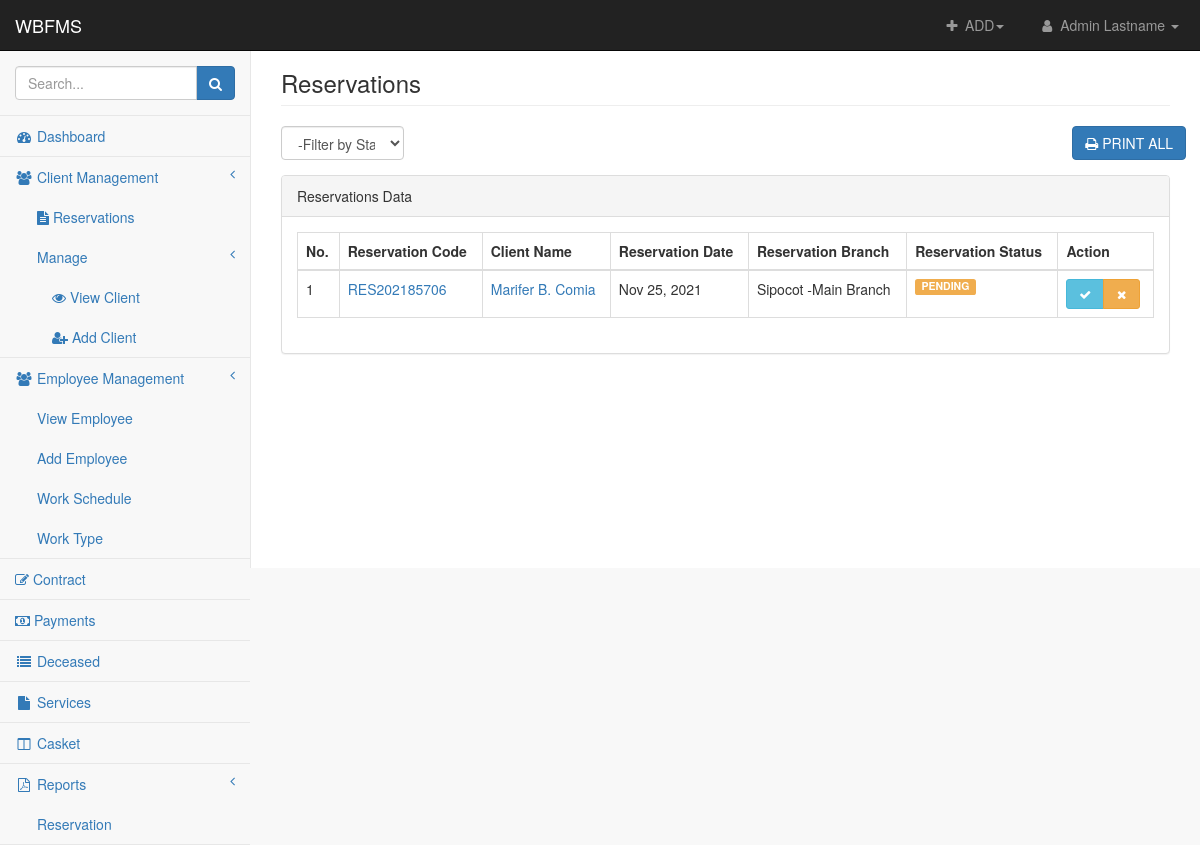
Page /admin/reservations.php (signed in) on the earlier database version.
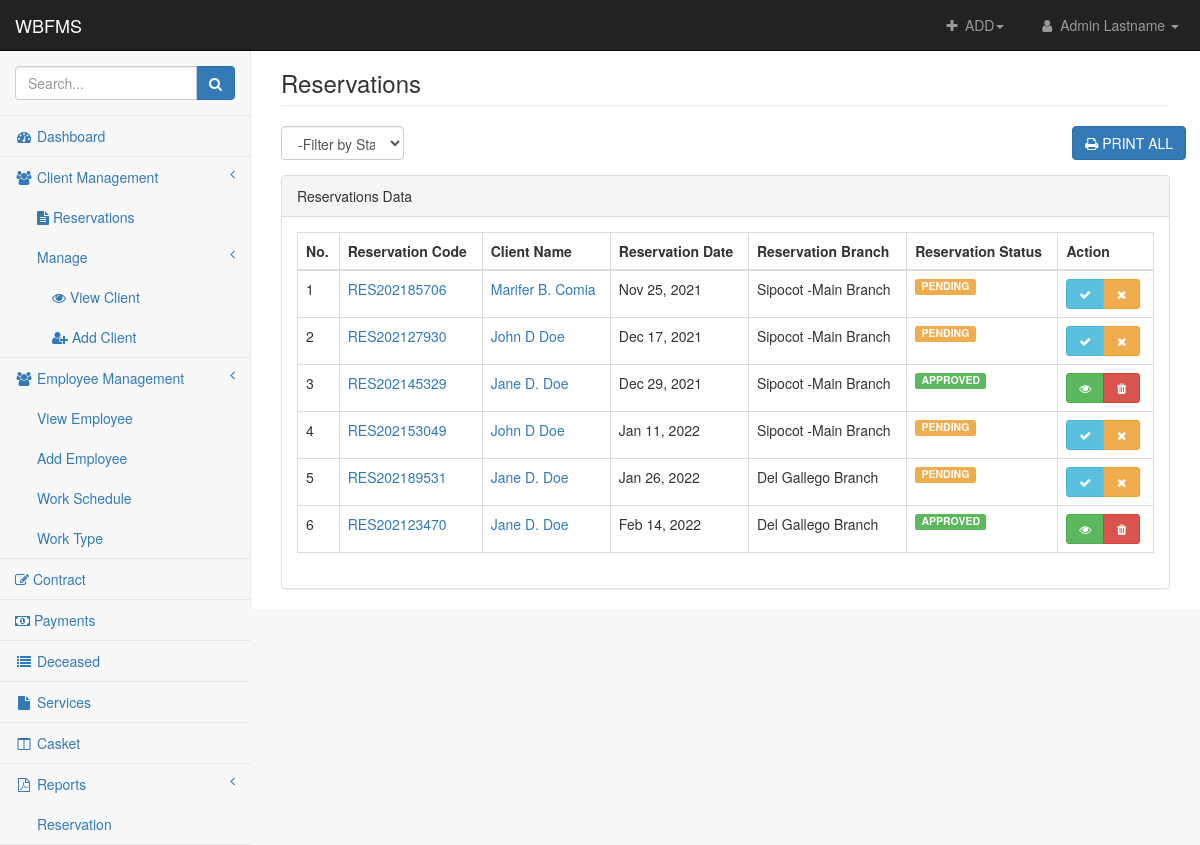
Same page on the later database version.
### tables this page shows
CREATE TABLE `reservation` (
  `reservation_id` int(11) NOT NULL,
  `reservation_code` text NOT NULL,
  `reservation_date` date NOT NULL,
  `relation_to_deceased` varchar(255) NOT NULL,
  `reservation_status` text NOT NULL,
  `branch_id` int(11) NOT NULL,
  `client_id` int(11) NOT NULL,
  `casket_id` int(11) NOT NULL,
  `chapel_id` int(11) NOT NULL
);

CREATE TABLE `client` (
  `client_id` int(11) NOT NULL,
  `client_firstname` text NOT NULL,
  `client_middlename` text NOT NULL,
  `client_lastname` text NOT NULL,
  `client_email` text NOT NULL,
  `client_phone` text NOT NULL,
  `client_username` text NOT NULL,
  `client_password` text NOT NULL,
  `client_application_date` datetime NOT NULL
);

CREATE TABLE `branches` (
  `branch_id` int(11) NOT NULL,
  `branch_name` text NOT NULL,
  `branch_address` text NOT NULL
);

### admin/includes/session.php (called while the page is built, shortened)
<?php
	include 'db-connection.php';
	$sql = "SELECT * FROM admin LEFT JOIN branches ON admin.branch_id = branches.branch_id WHERE admin.admin_id = '".$_SESSION['admin']."' AND branches.branch_id = '".$_SESSION['branch']."'";
	$query = $conn->query($sql);
	$user = $query->fetch_assoc();
?>

### admin/reservations.php (the view, shortened to what this page needs)
<?php include 'includes/header.php' ?>
<body>
<div id="wrapper">
    <?php include 'includes/nav.php' ?>
    <div class="navbar-default sidebar" role="navigation">
        <div class="sidebar-nav navbar-collapse">
            <ul class="nav" id="side-menu">
                <li class="sidebar-search">
                    <div class="input-group custom-search-form">
                        <input type="text" class="form-control" placeholder="Search...">
                        <span class="input-group-btn">
                            <button class="btn btn-primary" type="button">
                                <i class="fa fa-search"></i>
                            </button>
                        </span>
                    </div>
                </li>
                <li>
                    <a href="homepage.php" class=""><i class="fa fa-dashboard fa-fw"></i> Dashboard</a>
                </li>
                <li>
                    <a href="#"><i class="fa fa-users fa-fw"></i> Client Management<span class="fa arrow"></span></a>
                    <ul class="nav nav-second-level">
                        <li>
                            <a href="reservations.php"><i class="fa fa-file-text"></i> Reservations</a>
                        </li>
                        <li>
                            <a href="#">Manage<span class="fa arrow"></span></a>
                            <ul class="nav nav-third-level">
                                <li>
                                    <a href="view-client.php"><i class="fa fa-eye"></i> View Client</a>
                                </li>
                                <li>
                                    <a href="add-client.php"><i class="fa fa-user-plus"></i> Add Client</a>
                                </li>
                            </ul>
                        </li>
                    </ul>
                </li>
                <li>
                    <a href="#"><i class="fa fa-users fa-fw"></i> Employee Management<span class="fa arrow"></span></a>
                    <ul class="nav nav-second-level">
                    <li>
                            <a href="view-employee.php">View Employee</a>
                        </li>
                        <li>
                            <a href="add-employee.php">Add Employee</a>
                        </li>
                        <li>
                            <a href="work-schedule.php">Work Schedule</a>
                        </li>
                        <li>
                            <a href="work-type.php" class="">Work Type</a>
                        </li>
                    </ul>
                </li>
                <li>
                    <a href="contract.php"><i class="fa fa-edit"></i> Contract</a>
                </li>
                <li>
                    <a href="payments.php"><i class="fa fa-money"></i> Payments</a>
                </li>
                <li>
                    <a href="deceased.php" class=""><i class="fa fa-list fa-fw"></i> Deceased</a>
                </li>
                <li>
                    <a href="services.php" class=""><i class="fa fa-file fa-fw"></i> Services</a>
                </li>
                <li>
                    <a href="casket.php" class=""><i class="fa fa-columns fa-fw"></i> Casket</a>
                </li>
                <li>
                    <a href="#"><i class="fa fa-file-pdf-o fa-fw"></i> Reports<span class="fa arrow"></span></a>
                    <ul class="nav nav-second-level">
                        <li>
                            <a href="reservation-report.php">Reservation</a>
                        </li>
                    </ul>
                </li>
            </ul>
        </div>
    </div>
    <div id="page-wrapper">
        <div class="container-fluid">
            <div class="row">
                <div class="col-lg-12">
                    <h3 class="page-header">Reservations</h3>
                </div>
            </div>
            <div class="row">
                <div class="col-md-2">
                    <div class="form-group">
                        <select name="status" id="status" class="form-control">
                             <option value="" disabled selected>-Filter by Status-</option>
                        </select>
                    </div>
                </div>
                <div class="col-md-10 text-right">
                    <div class="row">
                        <div class="col-md-10"></div>
                        <div class="col-md-2">
                            <div class="input-group">
                                <a href="print-res.php" class="btn btn-primary" target="_blank" data-toggle="tooltip" data-placement="top" title="Print all data."><i class="fa fa-print"></i> PRINT ALL</a>
                            </div>
                        </div>
                    </div>
                </div>
            </div>
            <div class="row">
                <div class="col-lg-12">
                    <div class="panel panel-default">
                        <div class="panel-heading">
                            Reservations Data
                        </div>
                        <div class="panel-body">
                            <div class="table-responsive">
                                <table class="table table-bordered table-hover" id="dataTables-example">
                                    <thead>
                                        <th>No.</th>
                                        <th>Reservation Code</th>
                                        <th>Client Name</th>
                                        <th>Reservation Date</th>
                                        <th>Reservation Branch</th>
                                        <th>Reservation Status</th>
                                        <th>Action</th>
                                    </thead>
                                    <tbody>
                                        <?php
                                            $fetch_res = "SELECT * FROM reservation LEFT JOIN client ON client.client_id = reservation.client_id LEFT JOIN branches ON branches.branch_id = reservation.branch_id  ORDER BY reservation.reservation_date, reservation.reservation_status = 'PENDING' ";
                                            $query_res = $conn->query($fetch_res);
                                            $no = 1;
                                            while($row_res = $query_res->fetch_assoc()){ $status = (
                                                $row_res['reservation_status'] == 'APPROVED') ? '<span class="label label-success pull-left">APPROVED</span>':'<span class="label label-warning pull-left">PENDING</span>';?>
                                                <tr>
                                                    <td><?php echo $no;?></td>
                                                    <td><a href="view-reservation.php?reservation=<?php echo $row_res['reservation_code'];?> "><?php echo $row_res['reservation_code'] ?> </a></td>
                                                    <td><a class="text-capitalize" href="view-client.php?client=<?php echo $row_res['client_id'];?>"><?php echo $row_res['client_firstname']. ' ' . $row_res['client_middlename']. ' ' . $row_res['client_lastname'];?></td>
                                                    <td><?php echo date('M d, Y', strtotime($row_res['reservation_date']));?></td>
                                                    <td><?php echo $row_res['branch_name'];?></td>
                                                    <td><?php echo $status;?></td>
                                                    <td>
														<div class="btn-group btn-group-sm">
                                                            <?php
                                                                if($row_res['reservation_status'] == 'APPROVED')
                                                                {
                                                                    echo '<a href="view-contract.php" class="btn btn-sm  btn-success" data-toggle="tooltip" data-placement="top" title="VIEW DETAILS"><i class="fa fa-eye fa-fw"></i></a>
                                                                    <a href="delete-reservation.php" class="btn btn-sm btn-danger"><i class="fa fa-trash fa-fw"></i></a>';
                                                                }
                                                                else
                                                                {
                                                                    echo '<a href="approve-reservation.php?resno='. $row_res['reservation_code']. '" class="btn btn-sm  btn-info" data-toggle="tooltip" data-placement="top" title="APPROVE RESERVATION"><i class="fa fa-check fa-fw"></i></a>
                                                                    <a href="cancel-reservation.php" class="btn btn-sm btn-warning" data-toggle="tooltip" data-placement="top" title="CANCEL RESERVATION"><i class="fa fa-times fa-fw"></i></a>';
                                                                }
                                                            ?>
														</div>
													</td>
                                                </tr>
                                        <?php $no++; } ?>
                                    </tbody>
                                </table>
                            </div>
                        </div>
                    </div>
                </div>
            </div>
        </div>
    </div>
</div>
</body>
</html>

### admin/includes/header.php (shortened to what this page needs)
<!DOCTYPE html>
<html lang="en">
<head>
    <link href="css/bootstrap.min.css" rel="stylesheet">
    <link href="css/metisMenu.min.css" rel="stylesheet">
    <link href="css/timeline.css" rel="stylesheet">
    <link href="css/startmin.css" rel="stylesheet">
    <link href="css/morris.css" rel="stylesheet">
    <link href="css/font-awesome.min.css" rel="stylesheet" type="text/css">
    <link href="css/dataTables/dataTables.bootstrap.css" rel="stylesheet">
    <link href="css/dataTables/dataTables.responsive.css" rel="stylesheet">
</head>

### admin/includes/nav.php (shortened to what this page needs)
<?php include 'includes/session.php'?>
    <nav class="navbar navbar-inverse navbar-fixed-top" role="navigation">
        <div class="navbar-header">
            <a class="navbar-brand" href="homepage.php">WBFMS</a>
        </div>
        <ul class="nav navbar-right navbar-top-links">
            <li class="dropdown navbar-inverse">
                <a class="dropdown-toggle" data-toggle="dropdown" href="#">
                    <i class="fa fa-plus fa-fw"></i> ADD<b class="caret"></b>
                </a>
            </li>
            <li class="dropdown">
                <a class="dropdown-toggle" data-toggle="dropdown" href="#">
                    <i class="fa fa-user fa-fw"></i> <?php echo $user['admin_firstname'] . ' ' . $user['admin_lastname']; ?> <b class="caret"></b>
                </a>
            </li>
        </ul>
    </nav>

### admin/css/startmin.css (style rules this page uses)
body { background-color: #f8f8f8; }
#wrapper { width: 100%; }
#page-wrapper { padding-top: 30px; min-height: 568px; background-color: #fff; }
@media (min-width:768px) { #page-wrapper { position: inherit; margin-left: 250px; padding: 30px 15px 0 15px; border-left: 1px solid #e7e7e7; } }
.navbar-header { float: left; }
.navbar-right { text-align: right; }
.navbar-top-links { margin: 0; }
.navbar-top-links li { display: inline-block; }
.navbar-top-links li:last-child { margin-right: 6px; }
.navbar-top-links li a { padding: 15px; min-height: 50px; }
.navbar-top-links>li>a { color: #999; }
.sidebar .sidebar-nav.navbar-collapse { padding-right: 0; padding-left: 0; }
.sidebar .sidebar-search { padding: 15px; }
.sidebar ul li { border-bottom: 1px solid #e7e7e7; }
.sidebar .arrow { float: right; }
.sidebar .fa.arrow:before { content: "\f104"; }
.sidebar .nav-second-level li, .sidebar .nav-third-level li { border-bottom: 0!important; }
.sidebar .nav-second-level li a { padding-left: 37px; }
.sidebar .nav-third-level li a { padding-left: 52px; }
@media (min-width:768px) { .sidebar { z-index: 1; position: absolute; width: 250px; margin-top: 51px; } }

Differences in the rows shown:
added reservation: reservation_code "RES202127930", client.client_firstname "John", client.client_middlename "D", client.client_lastname "Doe", reservation_date "Dec 17, 2021", branch.branch_name "Sipocot -Main Branch", reservation_status "PENDING"
added reservation: reservation_code "RES202145329", client.client_firstname "Jane", client.client_middlename "D.", client.client_lastname "Doe", reservation_date "Dec 29, 2021", branch.branch_name "Sipocot -Main Branch", reservation_status "APPROVED"
added reservation: reservation_code "RES202153049", client.client_firstname "John", client.client_middlename "D", client.client_lastname "Doe", reservation_date "Jan 11, 2022", branch.branch_name "Sipocot -Main Branch", reservation_status "PENDING"
added reservation: reservation_code "RES202189531", client.client_firstname "Jane", client.client_middlename "D.", client.client_lastname "Doe", reservation_date "Jan 26, 2022", branch.branch_name "Del Gallego Branch", reservation_status "PENDING"
added reservation: reservation_code "RES202123470", client.client_firstname "Jane", client.client_middlename "D.", client.client_lastname "Doe", reservation_date "Feb 14, 2022", branch.branch_name "Del Gallego Branch", reservation_status "APPROVED"
